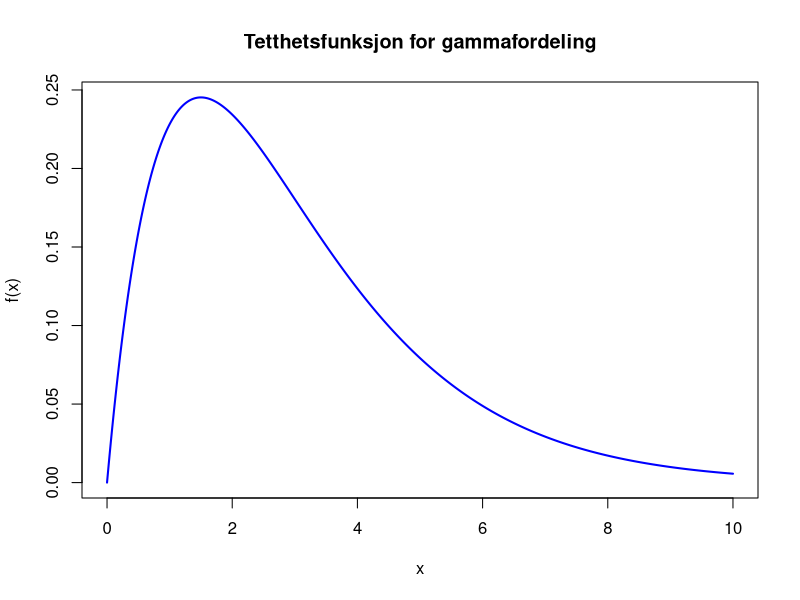
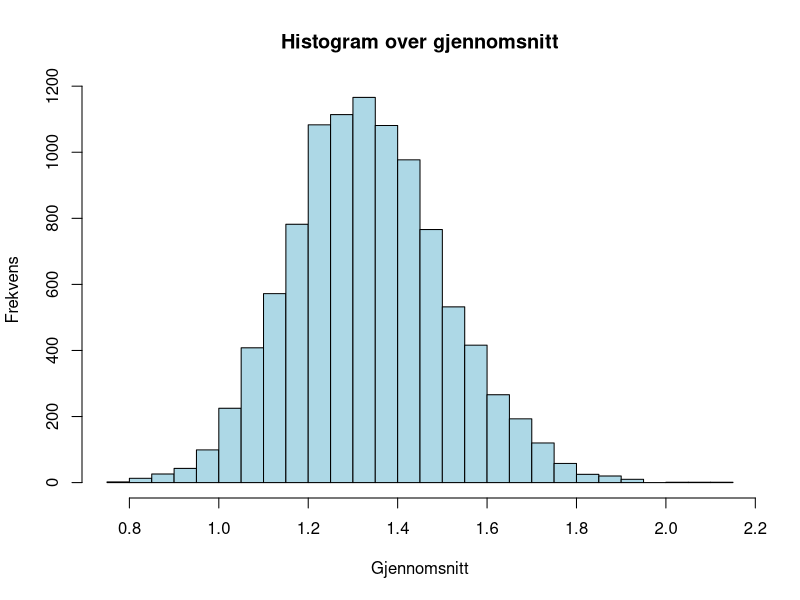
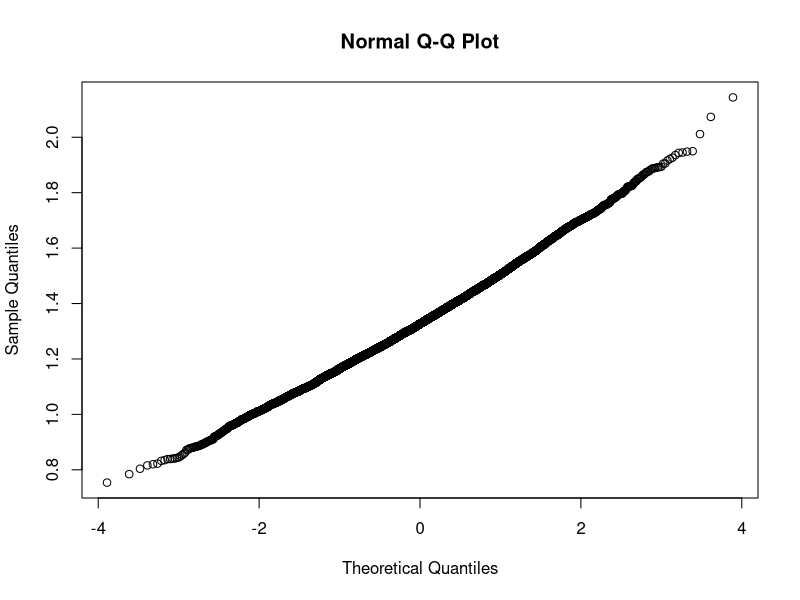
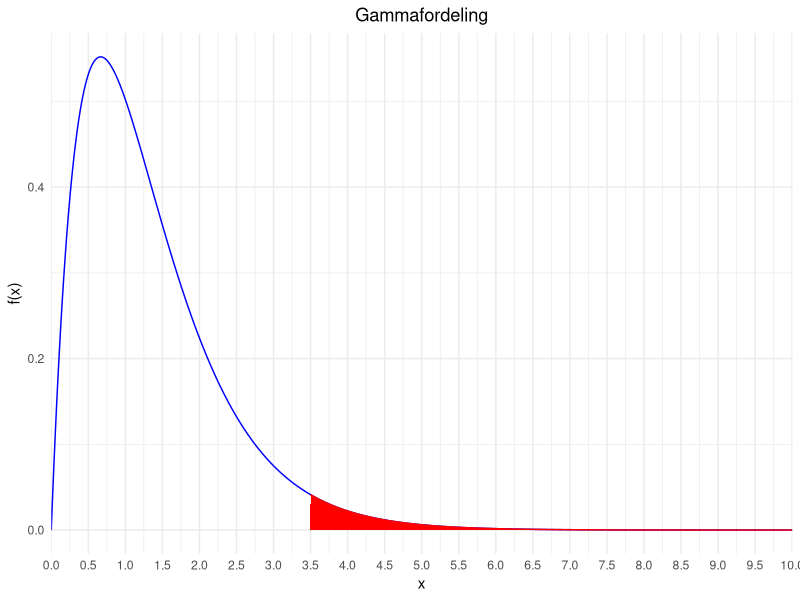
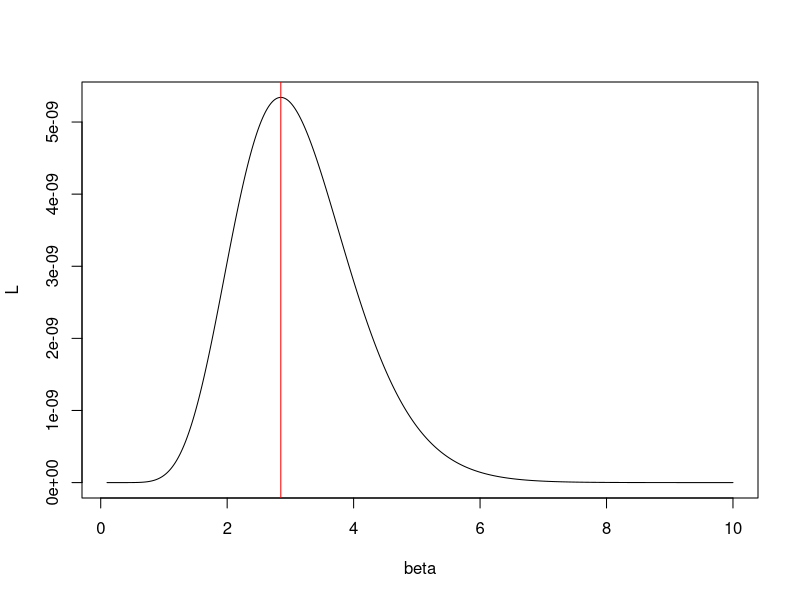

The R source for these figures, in order:
## ---- chunk 1
rm(list = ls())
## ---- chunk 2
set.seed(19970308)
## ---- chunk 3
x <- seq(0, 10, 0.01)

f <- function(x) {
  return(x * exp(-x/1.5) / 1.5^2)
}

plot(x, f(x), type = "l", col = "blue", lwd = 2, xlab = "x", ylab = "f(x)", main = "Tetthetsfunksjon for gammafordeling")
## ---- chunk 4
n <- 30

X <- replicate(10000, mean(rgamma(n, 2, 1.5)))

hist(X, breaks = 30, col = "lightblue", main = "Histogram over gjennomsnitt", xlab = "Gjennomsnitt", ylab = "Frekvens")

## ---- chunk 5

qqnorm(X)
## ---- chunk 6
n <- 30 
alpha <- 2
beta <- 1.5

E <- alpha * beta 
SD <- sqrt(alpha * beta^2)

z <- (3.5 - E) / (SD / sqrt(n))

tabellverdi <- pnorm(z)


print(1-tabellverdi)
print(1- 0.9015)
## ---- chunk 7

conf <- 0.95
alpha <- 1 - conf

z <- qnorm(1 - alpha / 2)

E <- alpha * beta
SD <- sqrt(alpha * beta^2)

print(E + c(-1, 1) * z * (SD / sqrt(n)))
print(3+(E + c(-1, 1) * z * (SD / sqrt(n))))
## ---- chunk 8
mean(X > 3.5)
## ---- chunk 9
1 - pgamma(3.5, 2, 1.5)
## ---- chunk 10
library(tidyverse)


x <- seq(0, 10, by = 0.01)


df <- data.frame(x = x, y = dgamma(x, shape = 2, rate = 1.5))


df_fill <- df[df$x >= 3.5,]



df %>% 
  ggplot(aes(x = x, y = y)) +
  geom_line(color = "blue") +
  geom_area(data = df_fill, fill = "red", color = "red") +
  theme_minimal() +
  labs(title = "Gammafordeling", x = "x", y = "f(x)") +
  theme(plot.title = element_text(hjust = 0.5)) + 
  scale_x_continuous(n.breaks = 20, expand=c(0,0))
## ---- chunk 11
koffein <- c(27.38, 33.71, 27.32, 29.37, 30.70, 27.68, 30.19, 26.54, 26.30, 32.05)
## ---- chunk 12
var(koffein)
mean(koffein)
## ---- chunk 13
qt(0.975, 9)
## ---- chunk 14
mean(koffein) - qt(0.975, 9) * (sd(koffein) / sqrt(10))
## ---- chunk 15
mean(koffein) + qt(0.975, 9) * (sd(koffein) / sqrt(10))
## ---- chunk 16
mean(koffein)
## ---- chunk 17

mean(koffein) - qt(0.9, 9) * (sd(koffein) / sqrt(10))
## ---- chunk 18
mean(koffein) + qt(0.9, 9) * (sd(koffein) / sqrt(10))
## ---- chunk 19
koffein_Y <- c(38.46, 27.38, 42.86, 19.11, 31.25, 27.88, 25.19, 26.06, 28.23, 32.40, 22.42, 14.11, 37.53, 22.41, 23.28, 39.13, 37.44, 15.42, 33.08, 22.15)
## ---- chunk 20
sigma <- 7
m = 20


z <- qnorm(1 - alpha / 2) 
SE <- sigma / sqrt(m) 
## ---- chunk 21
mean(koffein_Y) + z * SE
## ---- chunk 22
mean(koffein_Y) - z * SE
## ---- chunk 23
n <- 10


mean_koffein_hat2 <- (9 * n * mean(koffein) + m * mean(koffein_Y)) / (9 * n + m)

z <- qnorm(1 - alpha / 2)

SE_hat2 <- sigma / sqrt(9 * n + m)

## ---- chunk 24
mean_koffein_hat2
## ---- chunk 25
mean_koffein_hat2 - z * SE_hat2
## ---- chunk 26
mean_koffein_hat2 + z * SE_hat2
## ---- chunk 27

F_dis <- var(koffein) / var(koffein_Y)

## ---- chunk 28
F_dis * qf(alpha / 2, n - 1, m - 1)
## ---- chunk 29
F_dis * qf(1 - alpha / 2, n - 1, m - 1)
## ---- chunk 30
print(sqrt(var(koffein)))
print(sqrt(var(koffein_Y)))

## ---- chunk 31
 var(koffein_Y) / var(koffein) 
## ---- chunk 32
data <- c(6.90, 8.15, 6.19, 6.37, 7.57, 9.33, 9.64, 3.98, 8.83, 5.63)
prod(data)
## ---- chunk 33
sum(log(data))
## ---- chunk 34
length(data) / (length(data) * log(10) - sum(log(data)))
## ---- chunk 35
beta <- seq(0.1, 10, 0.01)


L <- beta^length(data) * 10^(-length(data) * beta) * prod(data)^(beta - 1)
plot(beta, L, type = "l")
abline(v = length(data) / (length(data) * log(10) - sum(log(data))), col = "red")
